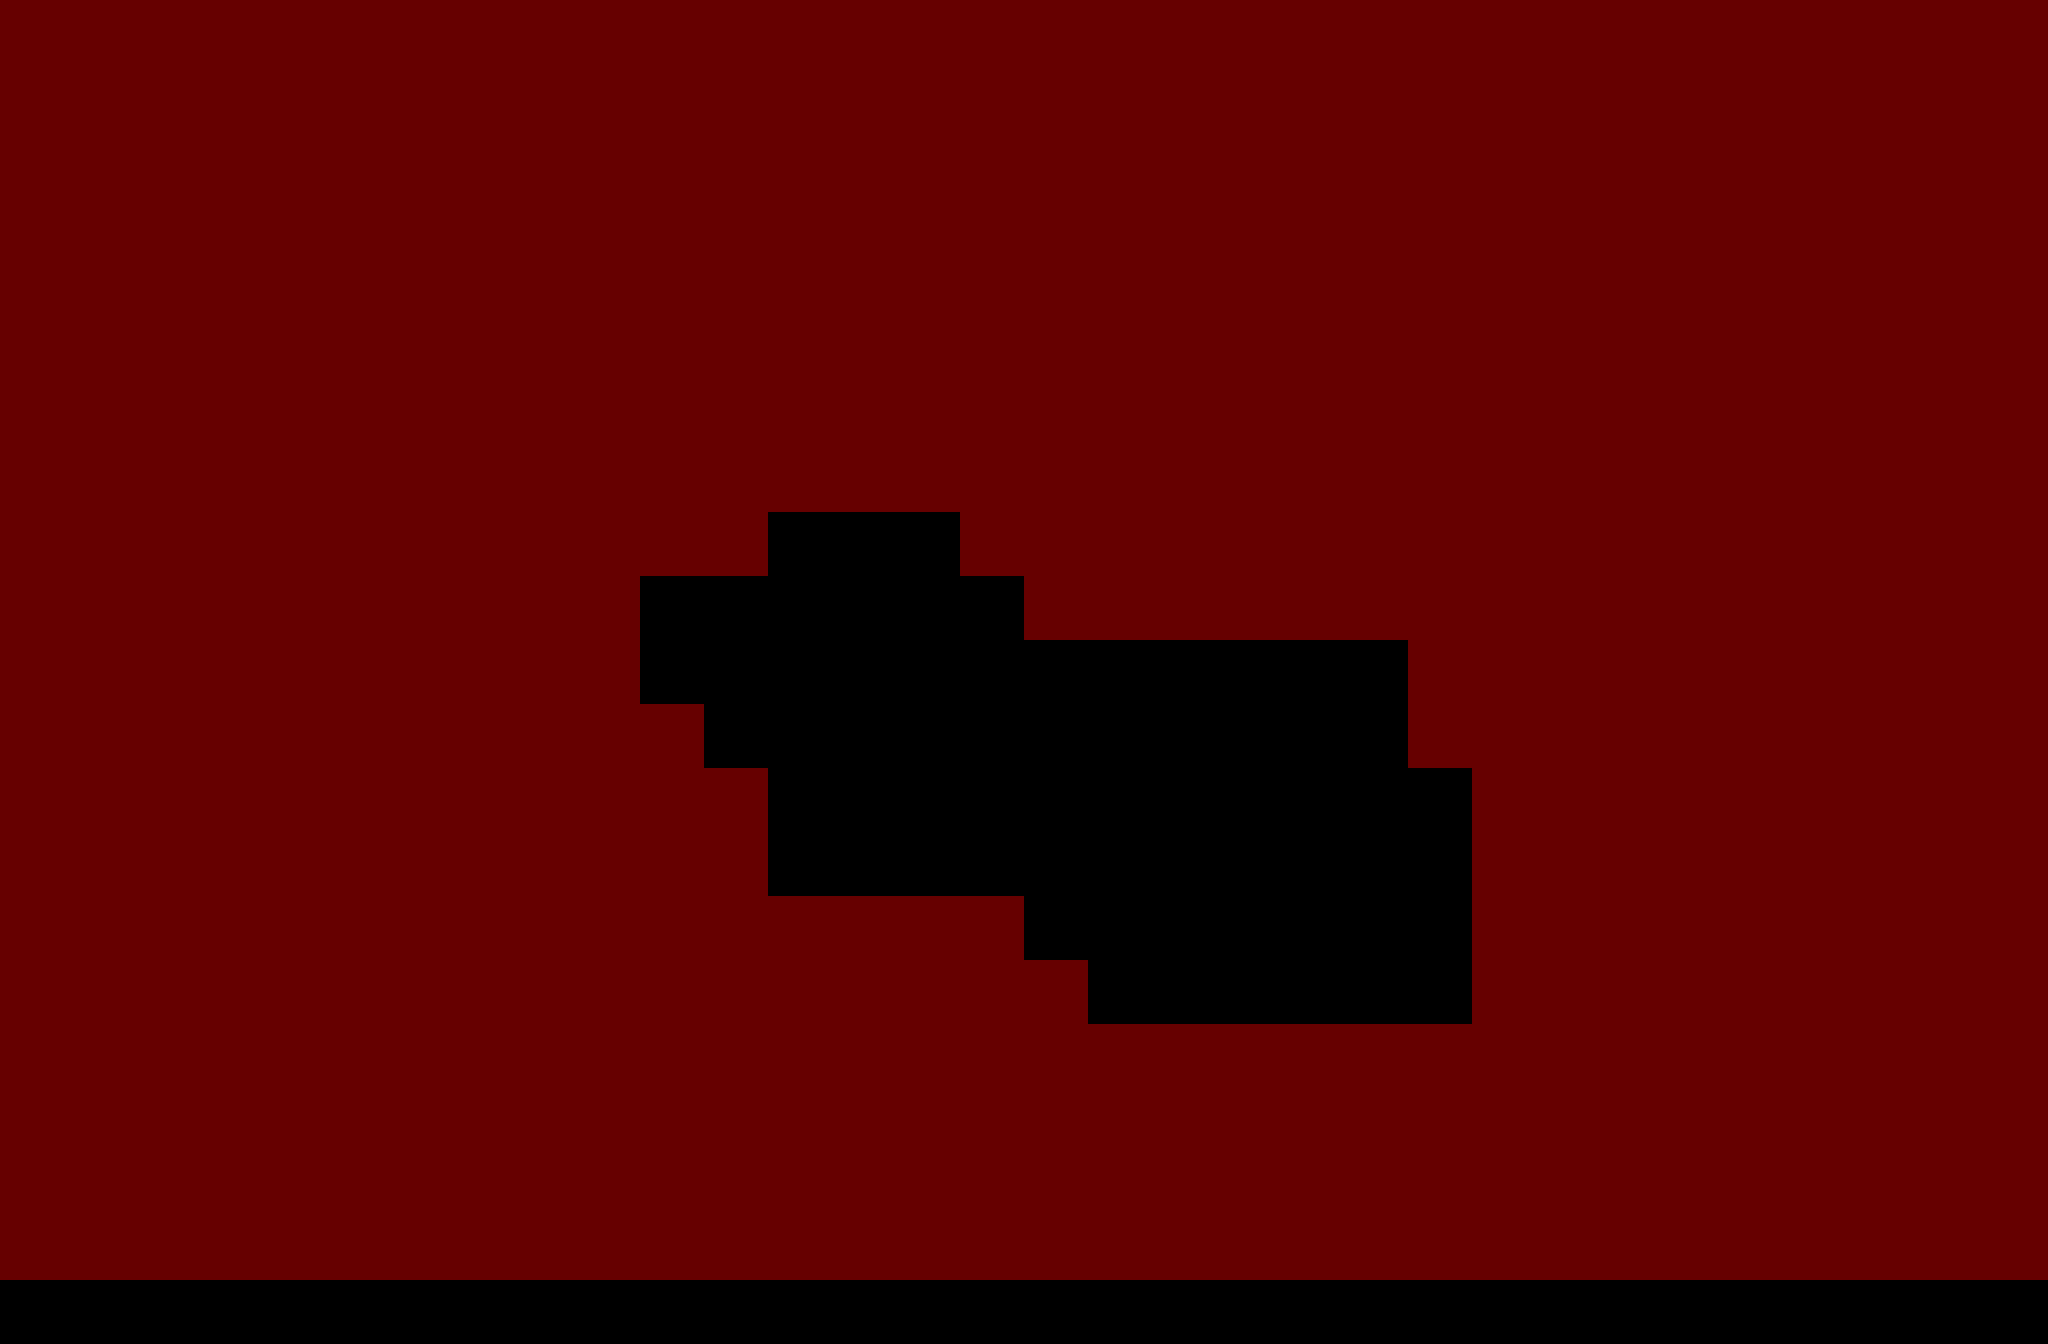

Tiled map render using the project's own tile images. Description and the whole map definition, tile-layer contents included, below:
An orthogonal 32x21 tile map with 64x64 px tiles, 1 tile layer (碰撞（红色）), 2 tilesets.

<map version="1.0" tiledversion="1.1.6" orientation="orthogonal" renderorder="left-up" width="32" height="21" tilewidth="64" tileheight="64" infinite="0" nextobjectid="1"><tileset firstgid="1" name="tile_res" tilewidth="64" tileheight="64" tilecount="2" columns="2"><image source="../misc/tile_res.png" width="128" height="64" /></tileset><tileset firstgid="3" name="tile_res" tilewidth="64" tileheight="64" tilecount="2" columns="2"><image source="../misc/tile_res.png" width="128" height="64" /></tileset><imagelayer name="背景"><image source="mdata.jpg" width="2048" height="1280" /></imagelayer><layer name="碰撞（红色）" width="32" height="21"><data encoding="csv">1,1,1,1,1,1,1,1,1,1,1,1,1,1,1,1,1,1,1,1,1,1,1,1,1,1,1,1,1,1,1,1,1,1,1,1,1,1,1,1,1,1,1,1,1,1,1,1,1,1,1,1,1,1,1,1,1,1,1,1,1,1,1,1,1,1,1,1,1,1,1,1,1,1,1,1,1,1,1,1,1,1,1,1,1,1,1,1,1,1,1,1,1,1,1,1,1,1,1,1,1,1,1,1,1,1,1,1,1,1,1,1,1,1,1,1,1,1,1,1,1,1,1,1,1,1,1,1,1,1,1,1,1,1,1,1,1,1,1,1,1,1,1,1,1,1,1,1,1,1,1,1,1,1,1,1,1,1,1,1,1,1,1,1,1,1,1,1,1,1,1,1,1,1,1,1,1,1,1,1,1,1,1,1,1,1,1,1,1,1,1,1,1,1,1,1,1,1,1,1,1,1,1,1,1,1,1,1,1,1,1,1,1,1,1,1,1,1,1,1,1,1,1,1,1,1,1,1,1,1,1,1,1,1,1,1,1,1,1,1,1,1,1,1,1,1,1,1,1,1,1,1,1,1,1,1,1,1,1,1,1,1,1,1,1,1,1,1,0,0,0,1,1,1,1,1,1,1,1,1,1,1,1,1,1,1,1,1,1,1,1,1,1,1,1,1,1,1,0,0,0,0,0,0,1,1,1,1,1,1,1,1,1,1,1,1,1,1,1,1,1,1,1,1,1,1,1,1,1,1,0,0,0,0,0,0,0,0,0,0,0,0,1,1,1,1,1,1,1,1,1,1,1,1,1,1,1,1,1,1,1,1,1,0,0,0,0,0,0,0,0,0,0,0,1,1,1,1,1,1,1,1,1,1,1,1,1,1,1,1,1,1,1,1,1,1,0,0,0,0,0,0,0,0,0,0,0,1,1,1,1,1,1,1,1,1,1,1,1,1,1,1,1,1,1,1,1,1,0,0,0,0,0,0,0,0,0,0,0,1,1,1,1,1,1,1,1,1,1,1,1,1,1,1,1,1,1,1,1,1,1,1,1,1,0,0,0,0,0,0,0,1,1,1,1,1,1,1,1,1,1,1,1,1,1,1,1,1,1,1,1,1,1,1,1,1,1,0,0,0,0,0,0,1,1,1,1,1,1,1,1,1,1,1,1,1,1,1,1,1,1,1,1,1,1,1,1,1,1,1,1,1,1,1,1,1,1,1,1,1,1,1,1,1,1,1,1,1,1,1,1,1,1,1,1,1,1,1,1,1,1,1,1,1,1,1,1,1,1,1,1,1,1,1,1,1,1,1,1,1,1,1,1,1,1,1,1,1,1,1,1,1,1,1,1,1,1,1,1,1,1,1,1,1,1,1,1,1,1,1,1,1,1,1,1,1,1,1,1,1,1,1,1,1,1,1,1,1,1,1,1,1,1,1,1,1,1,1,1,1,0,0,0,0,0,0,0,0,0,0,0,0,0,0,0,0,0,0,0,0,0,0,0,0,0,0,0,0,0,0,0,0</data></layer></map>
